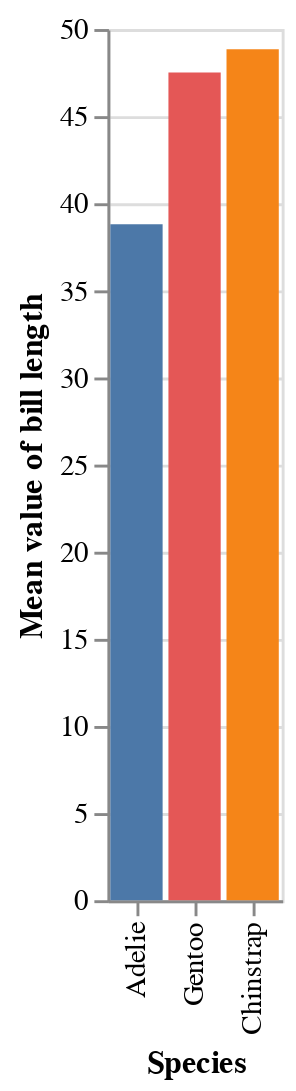

Notebook cell for this chart:
### Code cell
chart.mark_bar().encode(
    alt.Y('bill_length_mm', type='quantitative', aggregate='mean', title='Mean value of bill length'),
    alt.X('species', type='nominal', title='Species', sort='y'),
    alt.Color('species', type='nominal', legend=None)
)

### Figure 1 — Vega-Lite specification as saved in the notebook (floating-point values rounded to 4 significant figures; data arrays with more than 128 entries replaced by an {"elided": "..."} marker saying what was removed)
{"config": {"view": {"continuousWidth": 400, "continuousHeight": 300}}, "data": {"name": "data-7b1c3d376dc1f878f7c4c69deb3a1e79"}, "mark": "bar", "encoding": {"color": {"field": "species", "legend": null, "type": "nominal"}, "x": {"field": "species", "sort": "y", "title": "Species", "type": "nominal"}, "y": {"aggregate": "mean", "field": "bill_length_mm", "title": "Mean value of bill length", "type": "quantitative"}}, "$schema": "https://vega.github.io/schema/vega-lite/v4.17.0.json", "datasets": {"data-7b1c3d376dc1f878f7c4c69deb3a1e79": {"elided": "344 records"}}}
